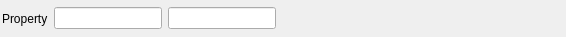
<?xml version="1.0" encoding="UTF-8"?>
<ui version="4.0">
 <class>IntVec2Widget</class>
 <widget class="QFrame" name="IntVec2Widget">
  <property name="geometry">
   <rect>
    <x>0</x>
    <y>0</y>
    <width>566</width>
    <height>37</height>
   </rect>
  </property>
  <layout class="QHBoxLayout" name="horizontalLayout">
   <property name="leftMargin">
    <number>2</number>
   </property>
   <property name="topMargin">
    <number>2</number>
   </property>
   <property name="rightMargin">
    <number>2</number>
   </property>
   <property name="bottomMargin">
    <number>2</number>
   </property>
   <item>
    <widget class="QLabel" name="IntVec2WidgetLabel">
     <property name="text">
      <string>Property</string>
     </property>
    </widget>
   </item>
   <item>
    <widget class="SVLineEdit" name="xData">
     <property name="sizePolicy">
      <sizepolicy hsizetype="Fixed" vsizetype="Fixed">
       <horstretch>0</horstretch>
       <verstretch>0</verstretch>
      </sizepolicy>
     </property>
     <property name="minimumSize">
      <size>
       <width>0</width>
       <height>0</height>
      </size>
     </property>
    </widget>
   </item>
   <item>
    <widget class="SVLineEdit" name="yData">
     <property name="sizePolicy">
      <sizepolicy hsizetype="Fixed" vsizetype="Fixed">
       <horstretch>0</horstretch>
       <verstretch>0</verstretch>
      </sizepolicy>
     </property>
     <property name="minimumSize">
      <size>
       <width>0</width>
       <height>0</height>
      </size>
     </property>
    </widget>
   </item>
   <item>
    <spacer name="horizontalSpacer">
     <property name="orientation">
      <enum>Qt::Horizontal</enum>
     </property>
     <property name="sizeHint" stdset="0">
      <size>
       <width>40</width>
       <height>20</height>
      </size>
     </property>
    </spacer>
   </item>
  </layout>
 </widget>
 <customwidgets>
  <customwidget>
   <class>SVLineEdit</class>
   <extends>QLineEdit</extends>
   <header location="global">SVControlWidgets.h</header>
  </customwidget>
 </customwidgets>
 <tabstops>
  <tabstop>xData</tabstop>
  <tabstop>yData</tabstop>
 </tabstops>
 <resources>
  <include location="../../../../Resources/SIMPL.qrc"/>
 </resources>
 <connections/>
</ui>
